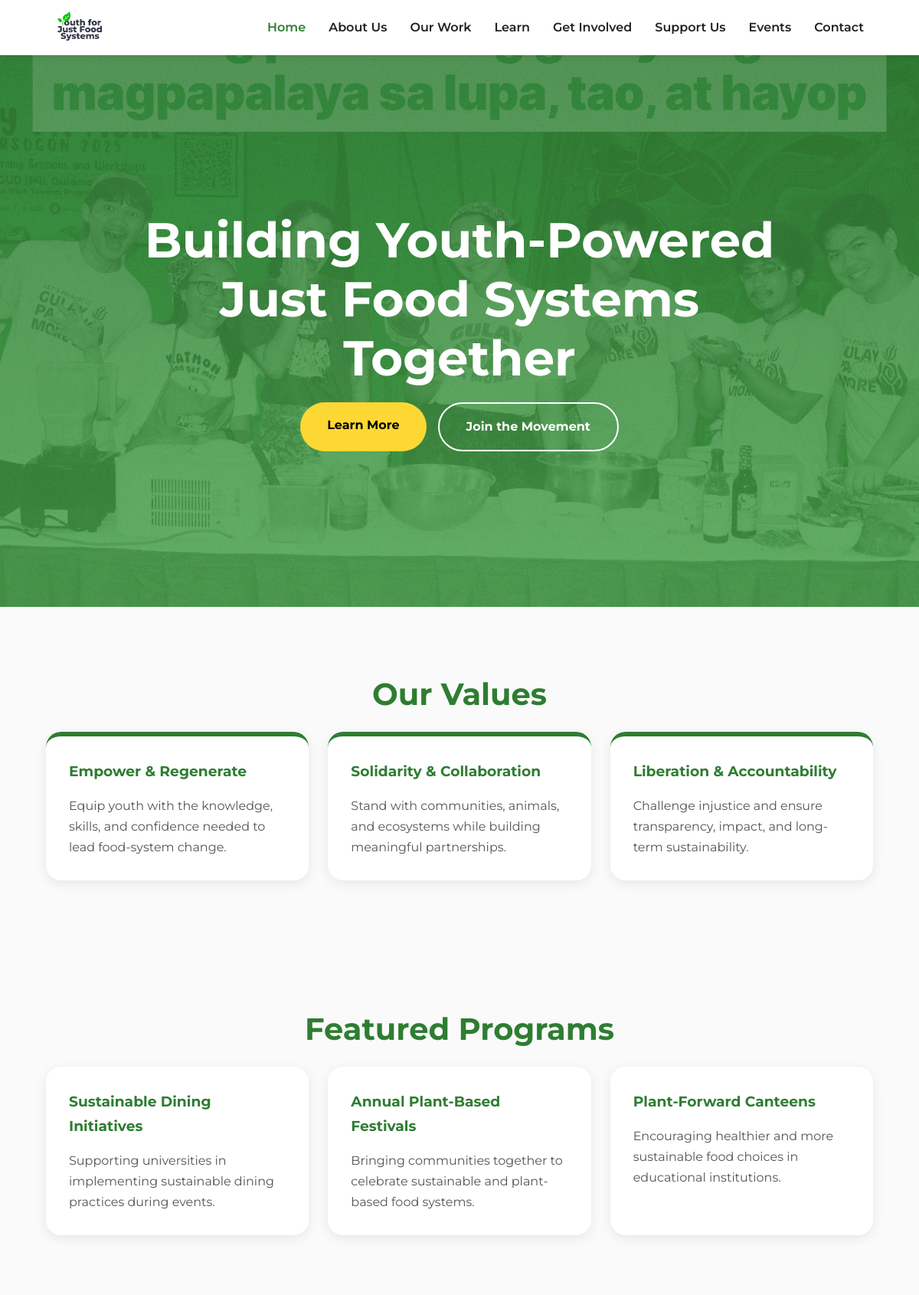
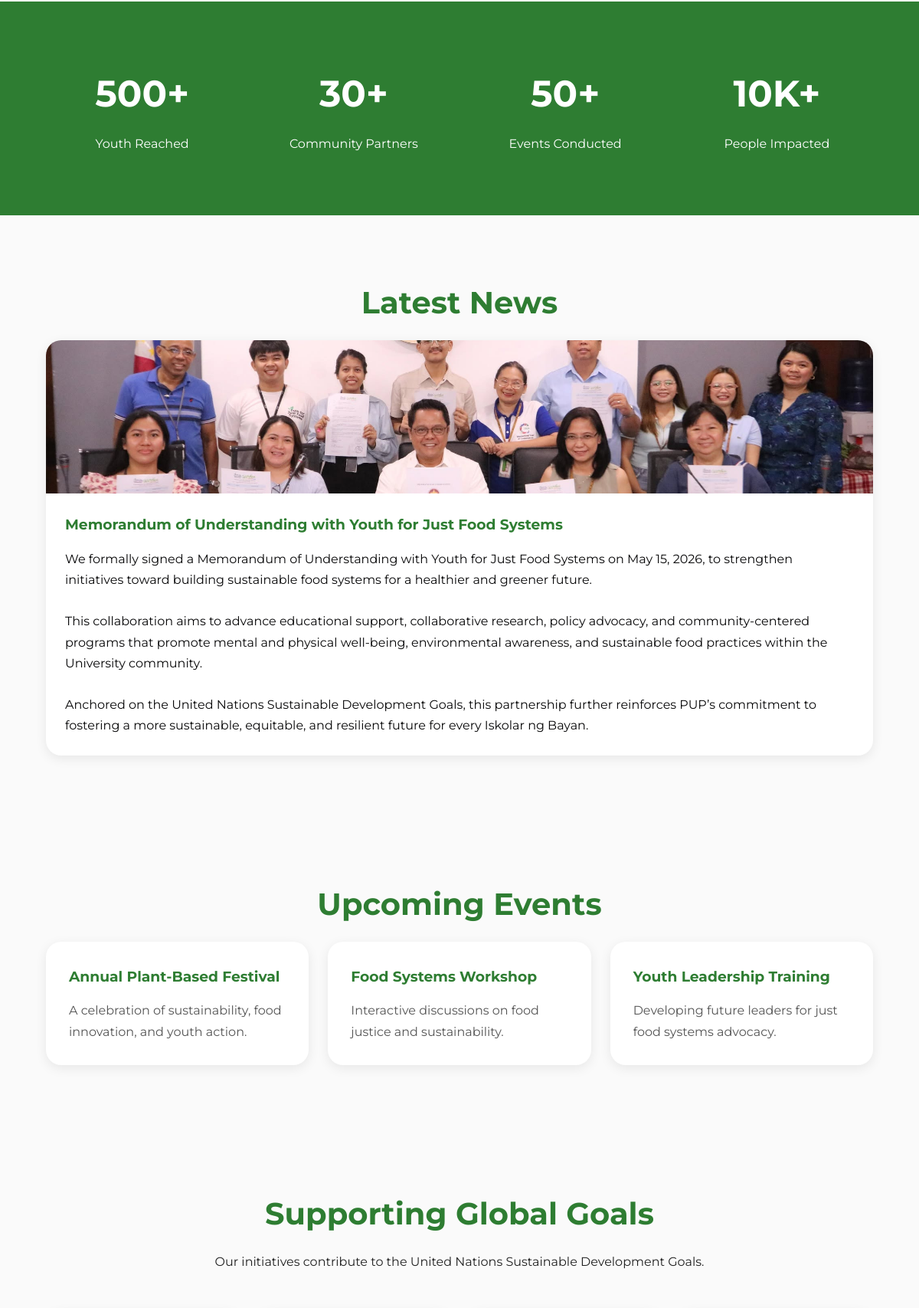
The page / (upper part) on the database its author committed (2 pictures, top to bottom).
### tables this page shows
CREATE TABLE `site_content` (
  `section_name` varchar(100) NOT NULL,
  `content_text` text DEFAULT NULL,
  `image_path` varchar(255) DEFAULT NULL
);

CREATE TABLE `news_articles` (
  `id` int(11) NOT NULL,
  `title` varchar(255) NOT NULL,
  `summary` text NOT NULL,
  `image_path` varchar(255) NOT NULL,
  `article_date` date NOT NULL,
  `created_at` timestamp NOT NULL DEFAULT current_timestamp()
);

### config.php (called while the page is built, shortened)
<?php
function getSectionContent($section_name, $conn) {
    $query = "SELECT * FROM site_content WHERE section_name = ?";
    $stmt = mysqli_prepare($conn, $query);
    mysqli_stmt_bind_param($stmt, "s", $section_name);
    mysqli_stmt_execute($stmt);
    return mysqli_fetch_assoc(mysqli_stmt_get_result($stmt));
}
?>

### index.php (the view, shortened to what this page needs)
<?php
include 'config.php';
$heroData = getSectionContent('homepage_hero', $conn);
$latestNews = [];
$newsQuery = "SELECT * FROM news_articles ORDER BY article_date DESC, created_at DESC LIMIT 3";
$newsResult = mysqli_query($conn, $newsQuery);
if ($newsResult) {
    while ($row = mysqli_fetch_assoc($newsResult)) {
        $latestNews[] = $row;
    }
}
?>
<!DOCTYPE html>
<html lang="en">
<head>
    <link rel="stylesheet"
          href="css/style.css">
</head>
<body>
<?php include 'includes/navbar.php'; ?>
<section class="hero">
    <div class="hero-content">
        <h1><?= $heroData['content_text'] ?? 'Building Youth-Powered Just Food Systems Together' ?></h1>
        <div class="hero-buttons">
            <a href="about.php" class="hero-btn">Learn More</a>
            <a href="get-involved.php" class="hero-btn-outline">Join the Movement</a>
        </div>
    </div>
</section>
<section>
    <div class="container">
        <h2 class="section-title">
            Our Values
        </h2>
        <div class="card-container">
            <div class="card value-card">
                <h3>
                    Empower & Regenerate
                </h3>
                <p>
                    Equip youth with the knowledge,
                    skills, and confidence needed
                    to lead food-system change.
                </p>
            </div>
            <div class="card value-card">
                <h3>
                    Solidarity & Collaboration
                </h3>
                <p>
                    Stand with communities,
                    animals, and ecosystems while
                    building meaningful partnerships.
                </p>
            </div>
            <div class="card value-card">
                <h3>
                    Liberation & Accountability
                </h3>
                <p>
                    Challenge injustice and ensure
                    transparency, impact, and
                    long-term sustainability.
                </p>
            </div>
        </div>
    </div>
</section>
<section>
    <div class="container">
        <h2 class="section-title">
            Featured Programs
        </h2>
        <div class="card-container">
            <div class="card">
                <h3>
                    Sustainable Dining Initiatives
                </h3>
                <p>
                    Supporting universities in
                    implementing sustainable
                    dining practices during events.
                </p>
            </div>
            <div class="card">
                <h3>
                    Annual Plant-Based Festivals
                </h3>
                <p>
                    Bringing communities together
                    to celebrate sustainable
                    and plant-based food systems.
                </p>
            </div>
            <div class="card">
                <h3>
                    Plant-Forward Canteens
                </h3>
                <p>
                    Encouraging healthier and
                    more sustainable food choices
                    in educational institutions.
                </p>
            </div>
        </div>
    </div>
</section>
<section class="stats">
    <div class="container">
        <div class="stats-grid">
            <div>
                <div class="stat-number">
                    500+
                </div>
                <div class="stat-label">
                    Youth Reached
                </div>
            </div>
            <div>
                <div class="stat-number">
                    30+
                </div>
                <div class="stat-label">
                    Community Partners
                </div>
            </div>
            <div>
                <div class="stat-number">
                    50+
                </div>
                <div class="stat-label">
                    Events Conducted
                </div>
            </div>
            <div>
                <div class="stat-number">
                    10K+
                </div>
                <div class="stat-label">
                    People Impacted
                </div>
            </div>
        </div>
    </div>
</section>
<section>
    <div class="container">
        <h2 class="section-title">Latest News</h2>
        <div class="card-container">
            <?php if (empty($latestNews)): ?>
                <p style="text-align: center; color: #666; width: 100%;">No recent news available.</p>
            <?php else: ?>
                <?php foreach ($latestNews as $news): ?>
                    <div class="card" style="padding: 0; overflow: hidden; display: flex; flex-direction: column;">
                        <img src="<?= htmlspecialchars($news['image_path'] ?? 'images/default-news.jpg') ?>"
                             alt="News Image"
                             style="width: 100%; height: 200px; object-fit: cover;">
                        <div style="padding: 25px; flex: 1;">
                            <h3 style="margin-top: 0;"><?= htmlspecialchars($news['title']) ?></h3>
                            <p style="margin-bottom: 0;"><?= $news['summary'] ?></p>
                        </div>
                    </div>
                <?php endforeach; ?>
            <?php endif; ?>
        </div>
    </div>
</section>
<section>
    <div class="container">
        <h2 class="section-title">
            Upcoming Events
        </h2>
        <div class="card-container">
            <div class="card">
                <h3>
                    Annual Plant-Based Festival
                </h3>
                <p>
                    A celebration of sustainability,
                    food innovation, and youth action.
                </p>
            </div>
            <div class="card">
                <h3>
                    Food Systems Workshop
                </h3>
                <p>
                    Interactive discussions on
                    food justice and sustainability.
                </p>
            </div>
            <div class="card">
                <h3>
                    Youth Leadership Training
                </h3>
                <p>
                    Developing future leaders for
                    just food systems advocacy.
                </p>
            </div>
        </div>
    </div>
</section>
<section>
    <div class="container">
        <h2 class="section-title">
            Supporting Global Goals
        </h2>
        <p class="section-subtitle">
            Our initiatives contribute to the
            United Nations Sustainable Development Goals.
        </p>
    </div>
</section>
</body>
</html>

### css/style.css (style rules this page uses)
:root { --primary-green: #2E7D32; --secondary-green: #A5D6A7; --accent-yellow: #FDD835; --accent-blue: #1565C0; --text-black: #212121; --background-white: #FAFAFA; --light-gray: #f4f4f4; --border: #e0e0e0; --radius: 20px; --shadow: 0 4px 15px rgba(0,0,0,.08); }
* { margin: 0; padding: 0; box-sizing: border-box; }
html { scroll-behavior: smooth; }
body { font-family: 'Montserrat', sans-serif; background: var(--background-white); color: var(--text-black); line-height: 1.7; }
.container { width: 90%; max-width: 1200px; margin: auto; }
section { padding: 80px 0; }
.section-title { text-align: center; color: var(--primary-green); font-size: 2.5rem; margin-bottom: 15px; }
.section-subtitle { text-align: center; max-width: 800px; margin: auto; margin-bottom: 50px; }
.hero { min-height: 90vh; background: linear-gradient(rgba(46,125,50,.82), rgba(67,160,71,.82)), url('../images/hero.jpg') no-repeat center center/cover; display: flex; justify-content: center; align-items: center; text-align: center; color: white; }
.hero-content { max-width: 900px; padding: 0 20px; }
.hero h1 { font-size: 4rem; line-height: 1.2; margin-bottom: 20px; }
.hero-buttons { display: flex; justify-content: center; gap: 15px; flex-wrap: wrap; }
.hero-btn { background: var(--accent-yellow); color: black; padding: 16px 35px; border-radius: 50px; text-decoration: none; font-weight: 700; transition: .3s; }
.hero-btn-outline { border: 2px solid white; color: white; padding: 16px 35px; border-radius: 50px; text-decoration: none; font-weight: 700; transition: .3s; }
.card-container { display: grid; grid-template-columns: repeat(auto-fit, minmax(280px, 1fr)); gap: 25px; }
.card { background: white; border-radius: var(--radius); padding: 30px; box-shadow: var(--shadow); transition: .3s ease; }
.card h3 { color: var(--primary-green); margin-bottom: 15px; }
.card p { color: #555; }
.value-card { border-top: 6px solid var(--primary-green); }
.stats { background: var(--primary-green); color: white; }
.stats-grid { display: grid; grid-template-columns: repeat(4, 1fr); gap: 25px; text-align: center; }
.stat-number { font-size: 3rem; font-weight: 700; }
.stat-label { margin-top: 10px; }

### rows shown on the page
site_content: content_text "Building Youth-Powered Just Food Systems Together"
news_articles: image_path (picture), title "Memorandum of Understanding with Youth for Just Food Systems", summary "We formally signed a Memorandum of Understanding with Youth for Just Food Systems on May 15, 2026, to strengthen initiatives toward building sustainable food systems for a healthier and greener future. This collaboration aims to advance educational support, collaborative research, policy advocacy, and community-centered programs that promote mental and physical well-being, environmental awareness, and sustainable food practices within the University community. Anchored on the United Nations Sustainable Development Goals, this partnership further reinforces PUP’s commitment to fostering a more sustainable, equitable, and resilient future for every Iskolar ng Bayan."
